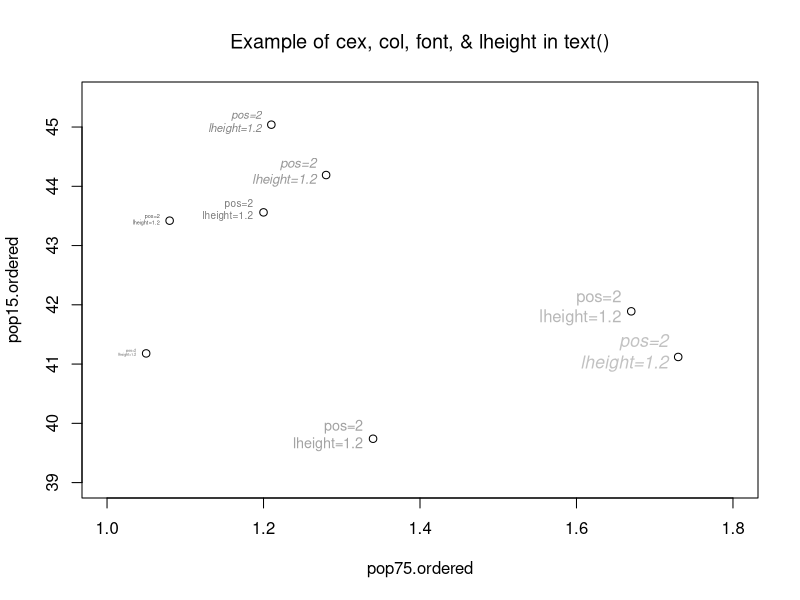

The R source for this figure:
ord = order( 
  LifeCycleSavings$pop75 
)
pop75.ordered = LifeCycleSavings$pop75[ ord ]
pop15.ordered = LifeCycleSavings$pop15[ ord ]

plot( 
  pop75.ordered, 
  pop15.ordered, 
  main="Example of cex, col, font, & lheight in text()", 
  font.main=1, 
  xlim=c( 1, 1.8 ), 
  ylim=c( 39, 45.5 ) 
  )
text( 
  pop75.ordered[ 10:23 ], 
  pop15.ordered[ 10:23 ], 
  labels="pos=2\nlheight=1.2", 
  pos=2, 
  lheight=1.2,
  cex=3:17/15, 
  col=grey( 6:19/25 ), 
  font=c( 1, 3 ) 
  )
